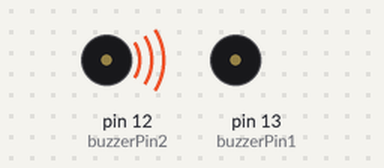
Recording of a sketch running on a simulated Arduino Uno, built with avr-gcc and run on an emulated ATmega328P. On the bench: buzzer (waves = sounding, pin HIGH).

Above: at 5.0 s.
At 6.5 s:
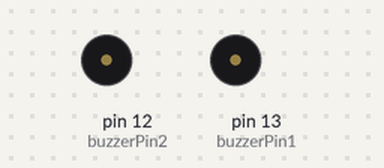
Timing chart, 0 to 8.9 s (numbered marks = the images above):
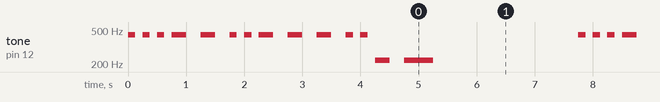

Measured:
- by itself, tone on pin 12 (buzzerPin2): plays 440 Hz for 0.13 s, 440 Hz for 0.13 s, 440 Hz for 0.13 s, 440 Hz for 0.25 s, 440 Hz for 0.25 s, 440 Hz for 0.13 s … (238 notes in this stretch)

The sketch:

Sleigh_Ride.ino
```cpp
#include "pitches.h"

// Definicje nut dla melodii "Sleigh Ride"
int melody[] = {
  NOTE_A4, NOTE_A4, NOTE_A4, NOTE_A4, NOTE_A4, NOTE_A4, NOTE_A4,
  NOTE_A4, NOTE_A4, NOTE_A4, NOTE_A4, NOTE_A4, NOTE_A3, NOTE_A3
};

int noteDurations[] = {
  4, 4, 4, 2, 2, 4, 4,
  2, 2, 2, 4, 4, 2, 1
};

const int buzzerPin1 = 13; // Pierwszy pin buzzera (nie dziala)
const int buzzerPin2 = 12; // Drugi pin buzzera

void setup() {
  pinMode(buzzerPin1, OUTPUT);
  pinMode(buzzerPin2, OUTPUT);
}

void loop() {
  // Funkcja odtwarzająca melodię
  playMelody();
  delay(2000); // Przerwa przed ponownym odtworzeniem melodii
}

void playMelody() {
  for (int thisNote = 0; thisNote < 14; thisNote++) {
    int noteDuration = 1000 / noteDurations[thisNote];

    // Odtwarzaj nutę, przełączając się między pinami
    tone(buzzerPin2, melody[thisNote], noteDuration / 2);
    delay(noteDuration);
    //tone(buzzerPin2, melody[thisNote], noteDuration / 2);
    //delay(noteDuration * 1.3 / 2); // Przerwa między nutami
    //delay(440 * 1.3 / 2);

    noTone(buzzerPin2);
    //noTone(buzzerPin2);
  }
}
```

pitches.h
```cpp
#define NOTE_A3  220
#define NOTE_AS3 233
#define NOTE_B3  247
#define NOTE_C4  262  // Środkowe C
#define NOTE_CS4 277
#define NOTE_D4  294
#define NOTE_DS4 311
#define NOTE_E4  330
#define NOTE_F4  349
#define NOTE_FS4 370
#define NOTE_G4  392
#define NOTE_GS4 415
#define NOTE_A4  440  // A4 = 440 Hz
#define NOTE_AS4 466
#define NOTE_B4  494
#define NOTE_C5  523
```
